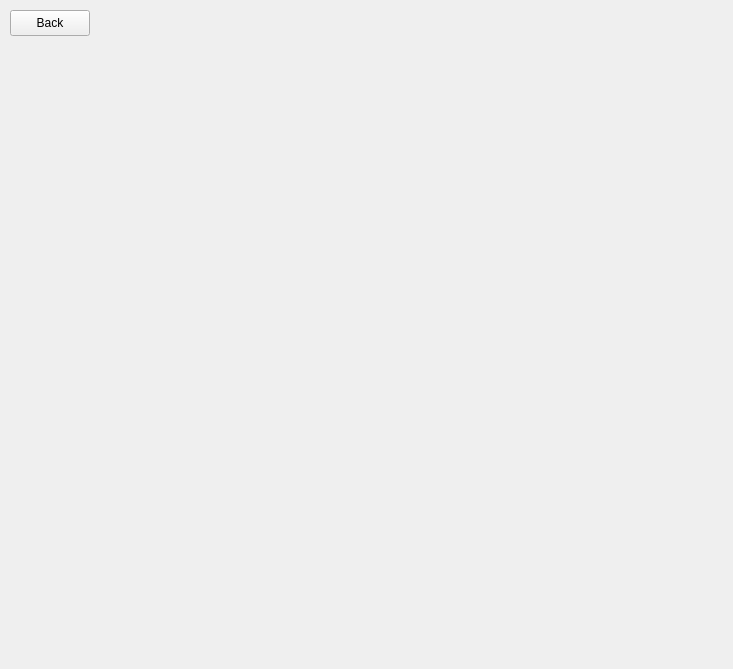
<?xml version="1.0" encoding="UTF-8"?>
<ui version="4.0">
 <class>large_pic</class>
 <widget class="QWidget" name="large_pic">
  <property name="geometry">
   <rect>
    <x>0</x>
    <y>0</y>
    <width>733</width>
    <height>669</height>
   </rect>
  </property>
  <property name="windowTitle">
   <string>Form</string>
  </property>
  <widget class="QPushButton" name="pushButton">
   <property name="geometry">
    <rect>
     <x>10</x>
     <y>10</y>
     <width>80</width>
     <height>26</height>
    </rect>
   </property>
   <property name="text">
    <string>Back</string>
   </property>
  </widget>
  <widget class="QLabel" name="Image">
   <property name="geometry">
    <rect>
     <x>13</x>
     <y>127</y>
     <width>711</width>
     <height>531</height>
    </rect>
   </property>
   <property name="text">
    <string/>
   </property>
   <property name="alignment">
    <set>Qt::AlignCenter</set>
   </property>
  </widget>
 </widget>
 <resources/>
 <connections/>
</ui>
